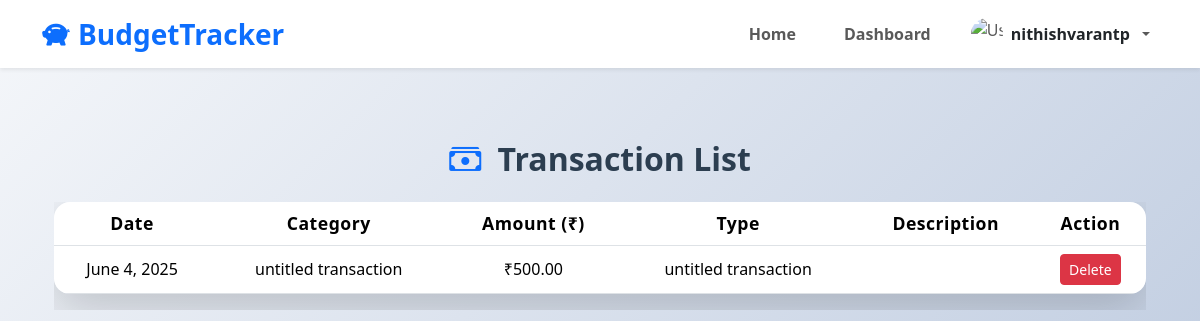
The app's page /transactions/ (signed in), older data.
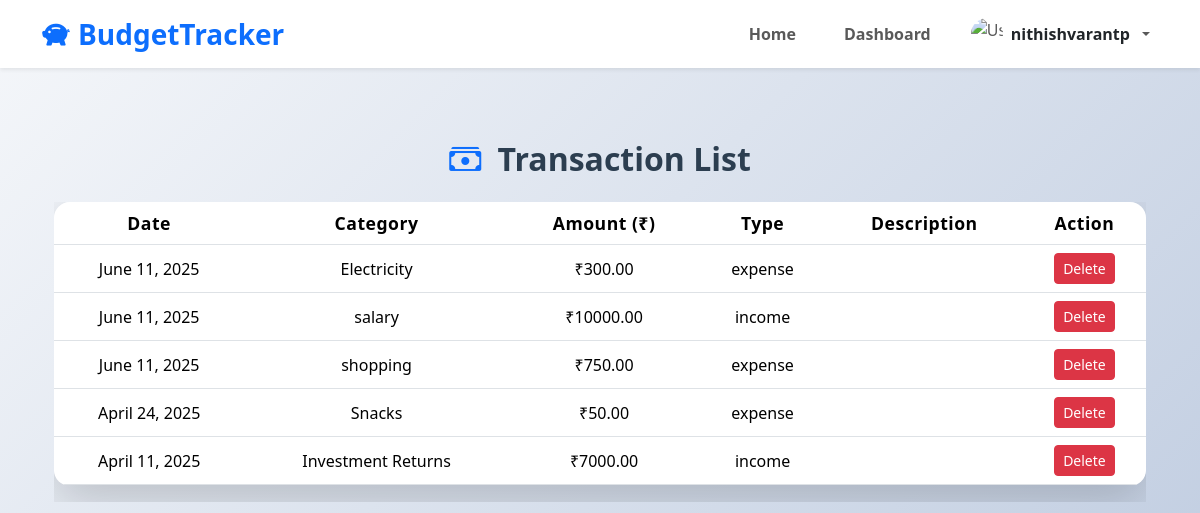
The same page, newer data.
### tracker_app/models.py (models this page shows, shortened)
class Transaction(models.Model):
    TRANSACTION_TYPES = [
        ('income', 'Income'),
        ('expense', 'Expense'),
    ]
    user = models.ForeignKey(User, on_delete=models.CASCADE)
    amount = models.DecimalField(max_digits=10, decimal_places=2)
    category = models.CharField(max_length=100)
    transaction_type = models.CharField(max_length=10, choices=TRANSACTION_TYPES)
    description = models.TextField(blank=True)
    date = models.DateField()

### tracker_app/views.py (the view)
# urls.py: path('transactions/', transactions_list, name='transactions_list'),
@login_required(login_url='login')
def transactions_list(request):
    transactions = Transaction.objects.filter(user=request.user).order_by('-date')
    return render(request, 'transactions_list.html', {'transactions': transactions})

### tracker_app/templates/transactions_list.html (shortened to what this page needs)
{% extends 'base.html' %}
{% block content %}
<div class="container py-5">
  <h2 class="text-center mb-4 animate__animated animate__fadeInDown text-navy fw-bold">
    <i class="bi bi-cash-stack me-2 text-primary"></i> Transaction List
  </h2>
  {% if transactions %}
  <div class="table-responsive animate__animated animate__fadeInUp">
    <table class="table table-hover shadow-lg rounded-4 overflow-hidden">
      <thead>
  <tr>
    <th>Date</th>
    <th>Category</th>
    <th>Amount (₹)</th>
    <th>Type</th>
    <th>Description</th>
    <th>Action</th>
  </tr>
</thead>
  <tbody>
    {% for t in transactions %}
    <tr>
      <td>{{ t.date }}</td>
      <td>{{ t.category }}</td>
      <td>₹{{ t.amount }}</td>
      <td>{{ t.transaction_type }}</td>
      <td>{{ t.description }}</td>
      <td>
        <a href="{% url 'delete_transaction' t.id %}"
          class="btn btn-sm btn-danger"
          onclick="return confirm('Are you sure you want to delete this transaction?');">
          Delete
        </a>
      </td>
    </tr>
    {% empty %}
    <tr>
      <td colspan="6" class="text-center text-muted">No transactions found.</td>
    </tr>
    {% endfor %}
  </tbody>
    </table>
  </div>
  {% else %}
  <p class="text-muted text-center animate__animated animate__fadeIn">No transactions found.</p>
  {% endif %}
</div>
<link rel="stylesheet" href="https://cdn.jsdelivr.net/npm/bootstrap-icons@1.10.5/font/bootstrap-icons.css" />
<link rel="stylesheet" href="https://cdnjs.cloudflare.com/ajax/libs/animate.css/4.1.1/animate.min.css" />
{% endblock %}

### tracker_app/templates/base.html (shortened to what this page needs)
<!DOCTYPE html>
<html lang="en">
<head>
  <link href="https://cdn.jsdelivr.net/npm/bootstrap@5.3.3/dist/css/bootstrap.min.css" rel="stylesheet" />
  <link href="https://cdn.jsdelivr.net/npm/bootstrap-icons@1.10.5/font/bootstrap-icons.css" rel="stylesheet" />
</head>
<body>
<nav class="navbar navbar-expand-lg navbar-light bg-white shadow-sm sticky-top">
  <div class="container">
    <a class="navbar-brand fw-bold fs-3 text-primary" href="{% url 'home' %}">
      <i class="bi bi-piggy-bank-fill me-2"></i>BudgetTracker
    </a>
    <div class="collapse navbar-collapse" id="navbarContent">
      <ul class="navbar-nav ms-auto align-items-center gap-3">
        <li class="nav-item">
          <a class="nav-link fw-semibold fs-6 px-3 py-2 rounded
             {% if request.path == '/' %}active-link{% endif %}"
             href="{% url 'home' %}">Home</a>
        </li>
        {% if user.is_authenticated %}
          <li class="nav-item">
            <a class="nav-link fw-semibold fs-6 px-3 py-2 rounded
               {% if request.path == '/dashboard/' %}active-link{% endif %}"
               href="{% url 'dashboard' %}">Dashboard</a>
          </li>
          <li class="nav-item dropdown">
            <a
              class="nav-link dropdown-toggle d-flex align-items-center gap-2"
              href="#"
              id="userDropdown"
              role="button"
              data-bs-toggle="dropdown"
              aria-expanded="false"
            >
              <img
                src="{{ user.profile.avatar_url|default:'/static/default-avatar.png' }}"
                alt="User Avatar"
                class="rounded-circle"
                width="32"
                height="32"
              />
              <span class="fw-semibold text-dark">{{ user.username }}</span>
            </a>
          </li>
        {% endif %}
      </ul>
    </div>
  </div>
</nav>
<div class="container mt-4">
  {% block content %}{% endblock %}
</div>
</body>
</html>

### tracker_app/templates/base.html (style rules this page uses)
body { font-family: 'Nunito', sans-serif; background-color: #f8f9fb; }
nav.navbar { box-shadow: 0 4px 10px rgb(0 0 0 / 0.1); }

### tracker_app/templates/transactions_list.html (style rules this page uses)
body { background: linear-gradient(135deg, #f5f7fa, #c3cfe2); font-family: 'Segoe UI', sans-serif; }
.text-navy { color: #2c3e50; }
.table th, .table td { vertical-align: middle; text-align: center; }
.table thead { font-size: 1.1rem; font-weight: 600; letter-spacing: 0.5px; }
.rounded-4 { border-radius: 1rem !important; }

Row changes from the older to the newer data that the page shows:
removed Transaction: date "June 4, 2025", category "untitled transaction", amount "500.00", transaction_type "untitled transaction"
added Transaction: date "June 11, 2025", category "Electricity", amount "300.00", transaction_type "expense"
added Transaction: date "June 11, 2025", category "salary", amount "10000.00", transaction_type "income"
added Transaction: date "June 11, 2025", category "shopping", amount "750.00", transaction_type "expense"
added Transaction: date "April 24, 2025", category "Snacks", amount "50.00", transaction_type "expense"
added Transaction: date "April 11, 2025", category "Investment Returns", amount "7000.00", transaction_type "income"
